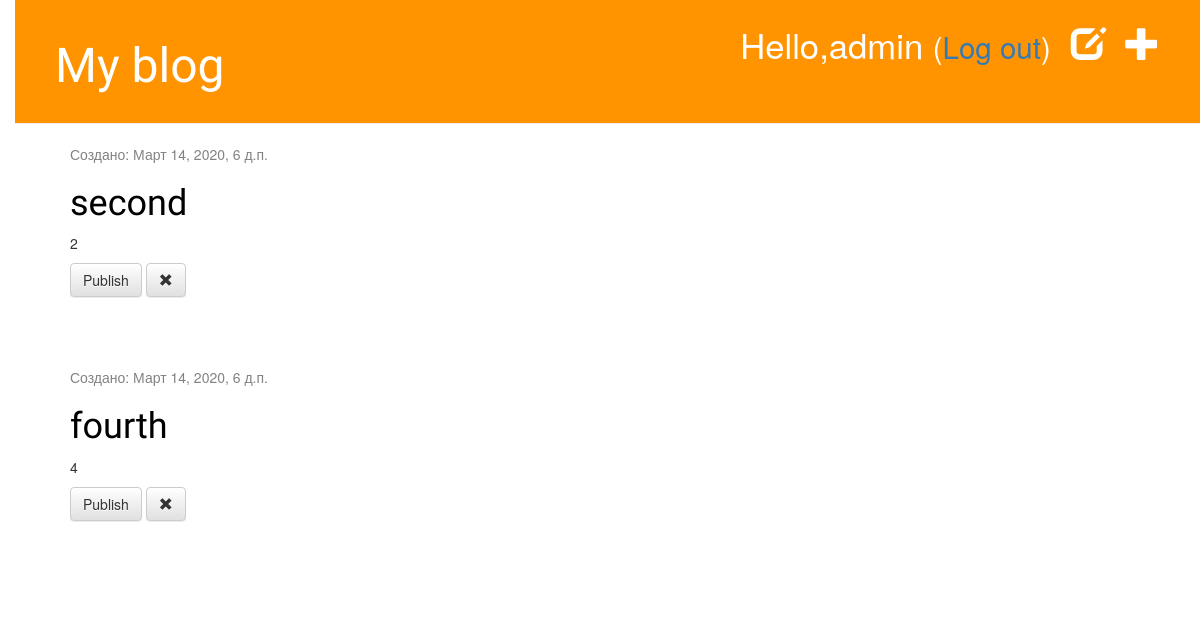
The app's page /post/post_draft_list/ (signed in), older data.
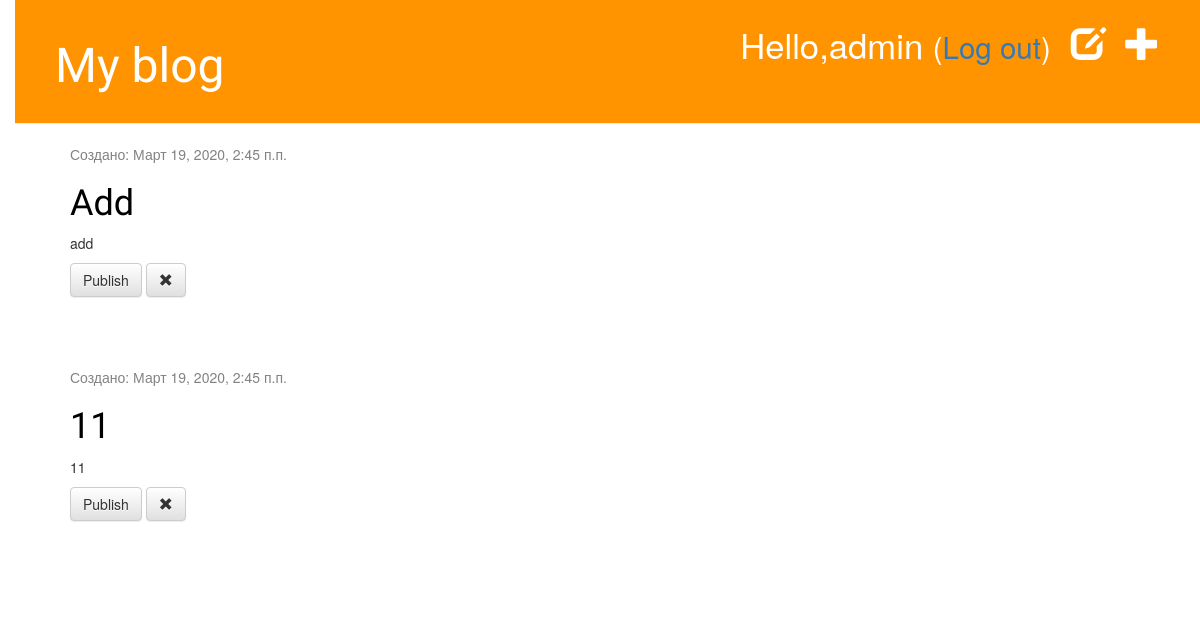
The same page, newer data.
### blog/models.py (models this page shows, shortened)
class Post(models.Model):
    author = models.ForeignKey(settings.AUTH_USER_MODEL,on_delete = models.CASCADE)
    title = models.CharField('название статьи',max_length = 200)
    text = models.TextField('текст статьи')
    created_date = models.DateTimeField('дата создания',default = timezone.now())
    published_date = models.DateTimeField('дата публикации',blank = True,null = True)
    class Meta():
        verbose_name = 'Статья'
        verbose_name_plural = 'Статьи'

### blog/views.py (the view)
# urls.py: path('post/post_draft_list/',views.post_draft_list,name='post_draft_list'),
@login_required
def post_draft_list(request):
    draft_posts = Post.objects.filter(published_date=None).order_by('created_date')
    return render(request,'blog/post_draft_list.html',{'draft_posts':draft_posts})

### blog/templates/blog/post_draft_list.html
{% extends 'blog/base.html' %}
{% block content %}
  {% for p in draft_posts %}
    <div class="post">
      <div class="date">
        <p>Создано: {{ p.created_date }}</p>
      </div>
      <h1><a href="{% url 'post_detail' pk=p.pk %}">{{ p.title }}</a></h1>
      <p>{{ p.text|linebreaksbr }}</p>
      <a href='{% url "publish" p.pk %}' class = 'btn btn-default'>Publish</a>
      <a class="btn btn-default" href="{% url 'post_remove' pk=p.pk %}"><span class="glyphicon glyphicon-remove"></span></a>
    </div>
  {% endfor %}
{% endblock %}

Row changes from the older to the newer data that the page shows:
no longer on this page (row edited): Post: created_date "Март 14, 2020, 6 д.п.", title "second", text "2"
no longer on this page (row edited): Post: created_date "Март 14, 2020, 6 д.п.", title "fourth", text "4"
added Post: created_date "Март 19, 2020, 2:45 п.п.", title "Add", text "add"
added Post: created_date "Март 19, 2020, 2:45 п.п.", title "11", text "11"
